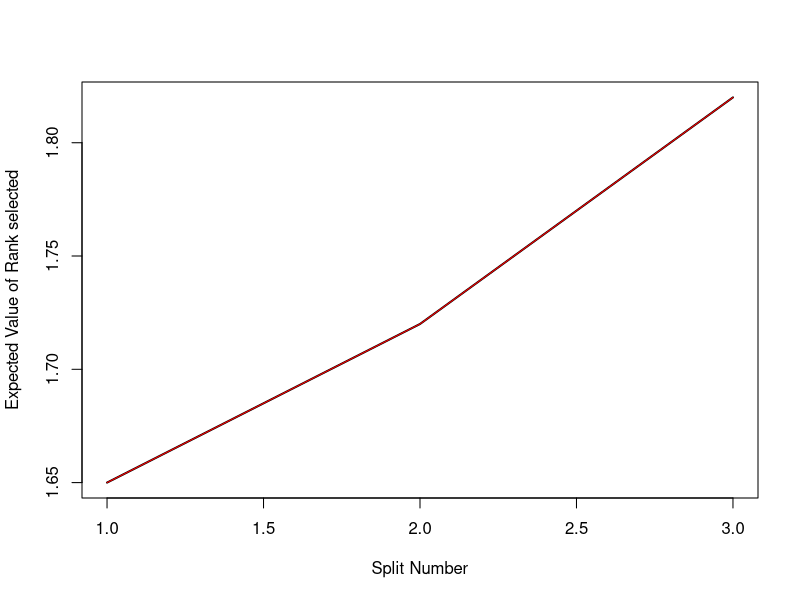
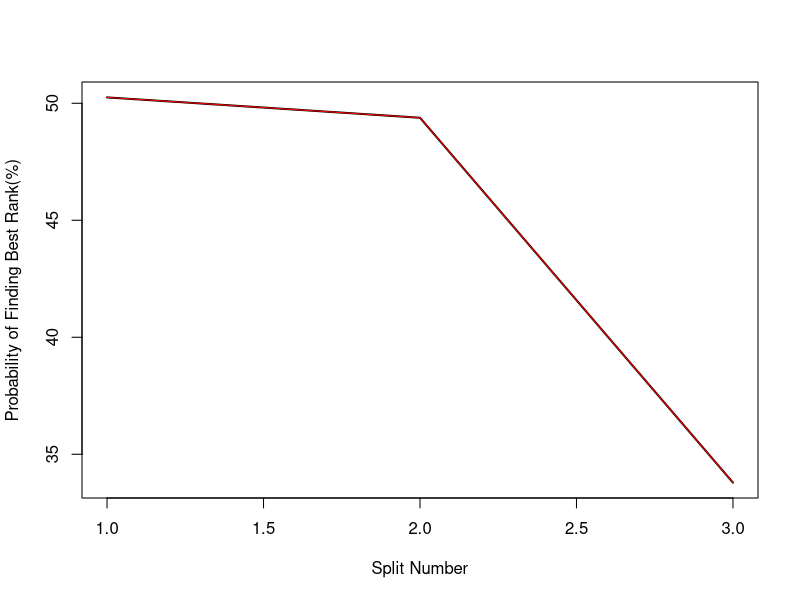
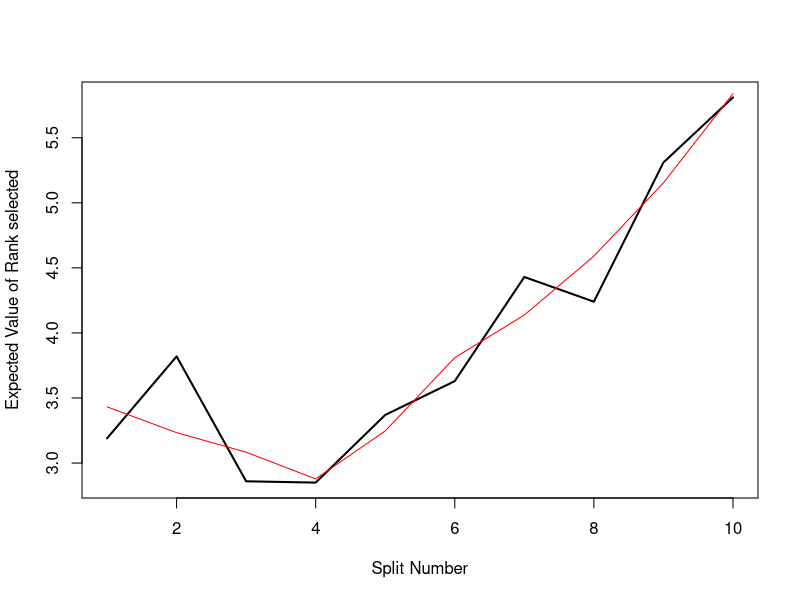
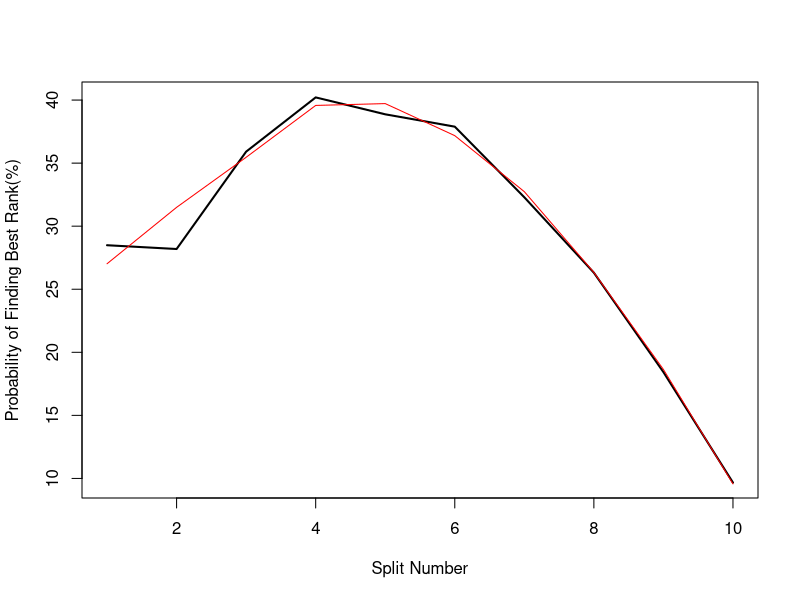
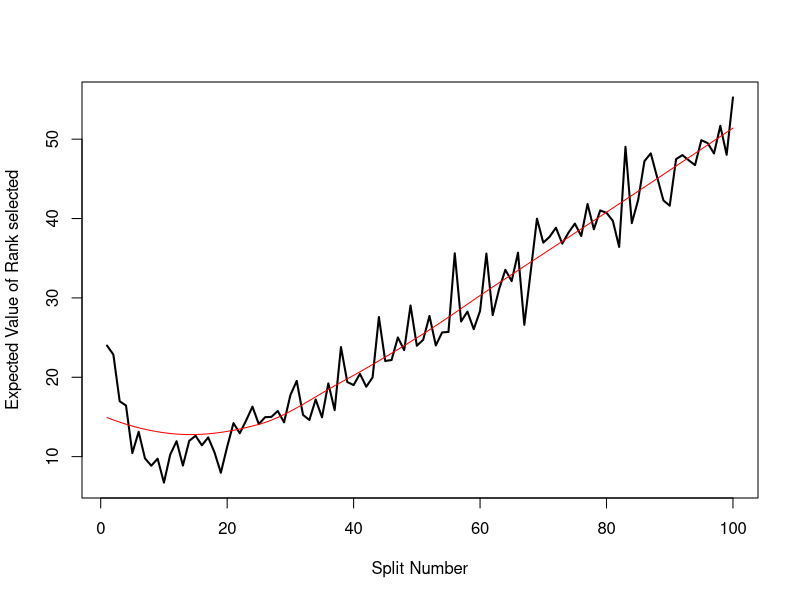
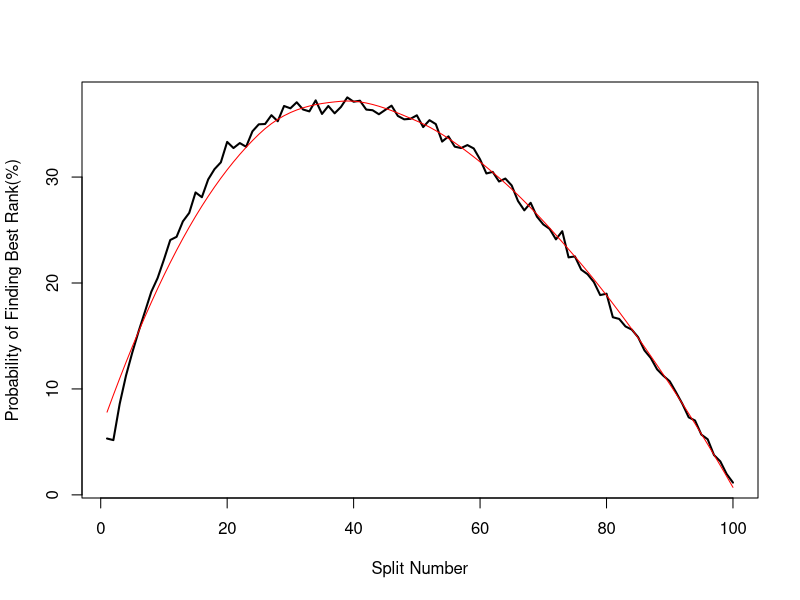
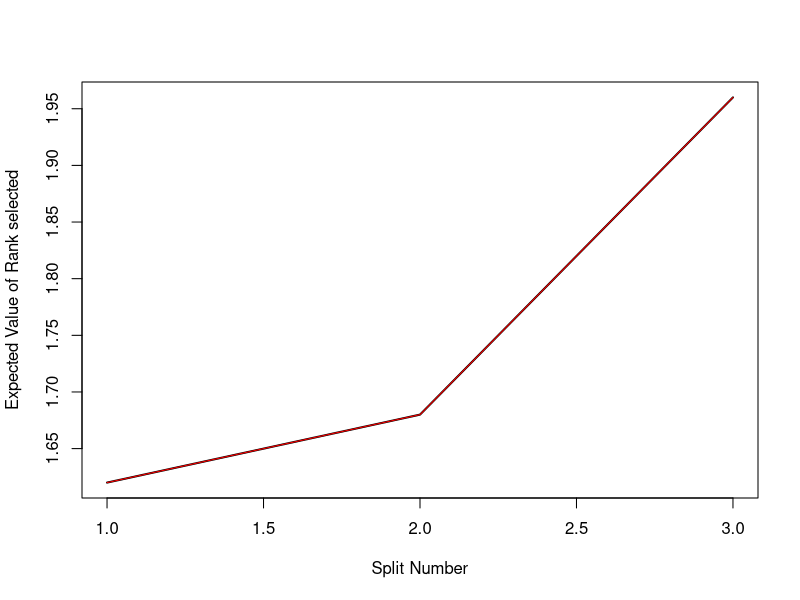
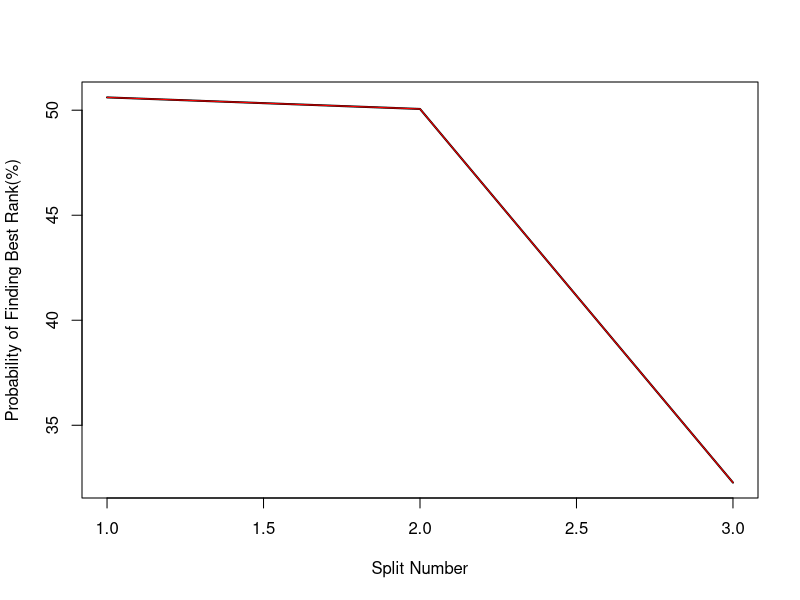

Reproduce these figures in R, in order.
## ---- chunk 1
knitr::opts_chunk$set(echo = FALSE,warning=FALSE)
## ---- chunk 2
make_choice <- function(N, split_number)
{
  input_list<-sample(c(1:N))
  evaluation<-c(input_list[0:split_number])
  selection<-c(input_list[(split_number+1):N])
  selected_n<-N
  current_best<-N
  
  if(split_number==0)
  {
    current_best<-selection[1]
  } else    {
    current_best<-min(evaluation)
  }
  
  for(i in 1:(N-split_number))
  {
    selected_n<-selection[i]
    if(selected_n < current_best)
    {
      current_best<-selected_n
      break
    }	
  }
  return(selected_n)
}

main_fn<-function(N)
{
  optimum_split<-0
  iterations<-100
  iterations2<-100
  probvec<-c(rep(0,N))
  for(ii in 1:iterations2)
  {
    prob_vec_temp<-c(rep(0,N))
    expected_val<-c(rep(0,N))
    for(i in 0:(N-1))
    {
      for(j in 1:iterations)
      {
        current_choice<-make_choice(N,i)
        expected_val[i+1]<-expected_val[i+1]+current_choice
        if(current_choice==1)
        {
          probvec[i+1]<-probvec[i+1]+1
          prob_vec_temp[i+1]<-prob_vec_temp[i+1]+1
        }
      }
    }
    optimum_split<-optimum_split+which.max(prob_vec_temp)
  }
  probvec<-(100*probvec)/(iterations*iterations2)
  expected_val<-expected_val/iterations2
  optimum_split<-optimum_split/iterations2
  
  cat(paste("Optimum Split for N= ",N," is ",optimum_split,"\n"))
  cat(paste("Simulation ran ",iterations*iterations2," times ","\n"))
  
  plot(expected_val,type="l",xlab="Split Number",ylab="Expected Value of Rank selected",lwd=2)
  lines(c(1:N),loess(expected_val~c(1:N))$fitted,col="red")
  
  plot(probvec,type="l",xlab="Split Number",ylab="Probability of Finding Best Rank(%)", lwd=2)
  lines(c(1:N),loess(probvec~c(1:N))$fitted,col="red")
  
  optimum_split
}
## ---- chunk 3
slnum<-c(3,10,100)
results<-c(rep(0,length(slnum)))
for(i in 1:length(slnum))
{
  results[i]<-main_fn(slnum[i])
}

## ---- chunk 4
table1<-cbind(slnum,results)
colnames(table1)<-c("Size (N)", "Optimal Split")
knitr::kable(
table1,
align='c',
caption = "Result Summary"
)
cat(paste("By the Optimal Stopping Theorem/Odds Theorry, the optimal split is close to 1/e = ",round(exp(-1)*100,digits=2),"%","\n"))
cat(paste("For a longer simulation at N = 1000, optimal split was obtained to be  = 367.88","\n"))
## ---- chunk 5
main_fn(3)
## ---- chunk 6
main_fn(10)
## ---- chunk 7
main_fn(100)
